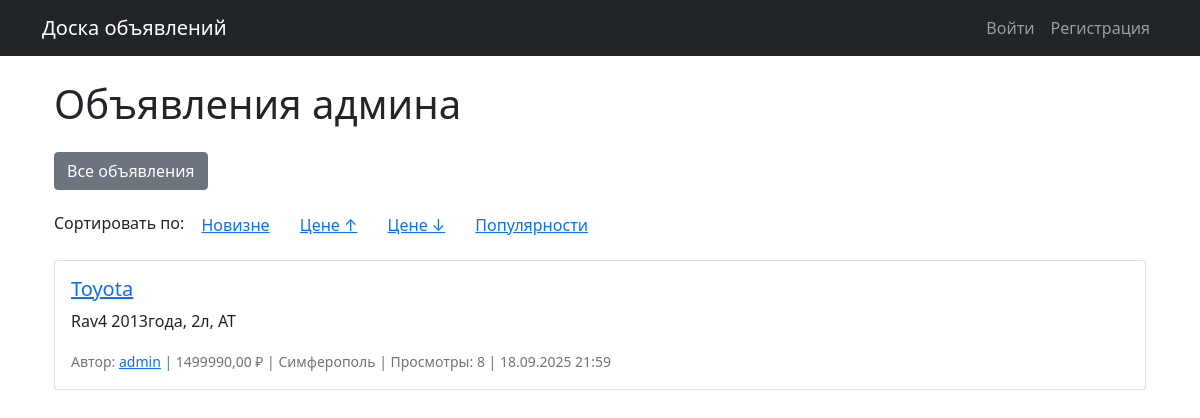
Screenshot of /admin-ads/?sort=price& with the database file from the repository.
### ads/models.py (models this page shows, shortened)
class Advertisement(models.Model):
    title = models.CharField(max_length=200)
    slug = models.SlugField(max_length=200, unique=True, blank=True)
    description = models.TextField()
    price = models.DecimalField(max_digits=10, decimal_places=2)
    city = models.ForeignKey(City, on_delete=models.CASCADE)
    category = models.ForeignKey(Category, on_delete=models.CASCADE, verbose_name="Категория")
    tags = models.ManyToManyField(Tag, blank=True, verbose_name="Теги")
    author = models.ForeignKey(User, on_delete=models.CASCADE)
    cover = models.ImageField(upload_to='covers/%Y/%m/%d/', blank=True, null=True)
    created_at = models.DateTimeField(auto_now_add=True)
    updated_at = models.DateTimeField(auto_now=True)
    views = models.PositiveIntegerField(default=0, verbose_name="Просмотры")

class City(models.Model):
    name = models.CharField(max_length=100, unique=True, verbose_name="Название города")
    slug = models.SlugField(max_length=100, unique=True, verbose_name="URL-адрес города")
    created_at = models.DateTimeField(auto_now_add=True)
    class Meta:
        verbose_name = "Город"
        verbose_name_plural = "Города"
        ordering = ['name']

### ads/views.py (the view)
# urls.py: path('admin-ads/', views.AdminAdvertisementListView.as_view(), name='admin_ads'),  # ✅ новый маршрут
class AdminAdvertisementListView(ListView):
    model = Advertisement
    template_name = 'ads/admin_advertisements.html'
    context_object_name = 'advertisements'
    paginate_by = 10
    def get_queryset(self):
        queryset = Advertisement.objects.filter(author__username__iexact='admin')
        sort_by = self.request.GET.get('sort', '-created_at')
        if sort_by in ['created_at', '-created_at', 'price', '-price', 'views', '-views']:
            queryset = queryset.order_by(sort_by)
        else:
            queryset = queryset.order_by('-created_at')
        return queryset.select_related('author', 'city', 'category').prefetch_related('tags')
    def get_context_data(self, **kwargs):
        context = super().get_context_data(**kwargs)
        params = self.request.GET.copy()
        if 'page' in params:
            params.pop('page')
        context['querystring'] = params.urlencode()
        return context

### ads/templates/ads/admin_advertisements.html (shortened to what this page needs)
{% extends 'ads/base.html' %}
{% block content %}
<div class="container mt-4">
    <h1 class="mb-4">Объявления админа</h1>
    <div class="mb-3">
        <a href="{% url 'home' %}" class="btn btn-secondary">Все объявления</a>
    </div>
    <div class="mb-3">
        <span>Сортировать по:</span>
        <a href="?sort=-created_at&{{ querystring }}" class="btn btn-link {% if request.GET.sort == '-created_at' or not request.GET.sort %}font-weight-bold{% endif %}">Новизне</a>
        <a href="?sort=price&{{ querystring }}" class="btn btn-link {% if request.GET.sort == 'price' %}font-weight-bold{% endif %}">Цене ↑</a>
        <a href="?sort=-price&{{ querystring }}" class="btn btn-link {% if request.GET.sort == '-price' %}font-weight-bold{% endif %}">Цене ↓</a>
        <a href="?sort=-views&{{ querystring }}" class="btn btn-link {% if request.GET.sort == '-views' %}font-weight-bold{% endif %}">Популярности</a>
    </div>
    {% for advertisement in advertisements %}
    <div class="card mb-3">
        <div class="card-body">
            <h5 class="card-title">
                <a href="{% url 'advertisement_detail' advertisement.slug %}">
                    {{ advertisement.title }}
                </a>
            </h5>
            <p class="card-text">{{ advertisement.description|truncatechars:200 }}</p>
            <p class="card-text">
                <small class="text-muted">
                    Автор: <a href="{% url 'profile' advertisement.author.username %}">{{ advertisement.author.username }}</a> |
                    {{ advertisement.price }} ₽ |
                    {{ advertisement.city.name }} |
                    Просмотры: {{ advertisement.views }} |
                    {{ advertisement.created_at|date:"d.m.Y H:i" }}
                </small>
            </p>
        </div>
    </div>
    {% empty %}
    <p>У пользователя <strong>admin</strong> пока нет объявлений.</p>
    {% endfor %}
</div>
{% endblock %}

### rows the page displays
Advertisement: title "Toyota", description "Rav4 2013года, 2л, АТ", author.username "admin", price "1499990,00", city.name "Симферополь", views "8", created_at "18.09.2025 21:59"
